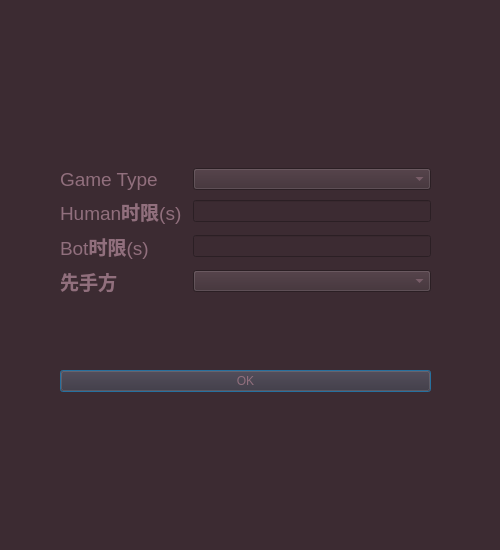
<?xml version="1.0" encoding="UTF-8"?>
<ui version="4.0">
 <class>SettingDialog</class>
 <widget class="QDialog" name="SettingDialog">
  <property name="geometry">
   <rect>
    <x>0</x>
    <y>0</y>
    <width>500</width>
    <height>550</height>
   </rect>
  </property>
  <property name="windowTitle">
   <string>Settings</string>
  </property>
  <property name="styleSheet">
   <string notr="true">QWidget{
background-color: rgb(60, 43, 50);
font: 24px 'Arial Rounded MT Bold';
color: #7988a8;}</string>
  </property>
  <widget class="QWidget" name="verticalLayoutWidget">
   <property name="geometry">
    <rect>
     <x>60</x>
     <y>100</y>
     <width>371</width>
     <height>361</height>
    </rect>
   </property>
   <layout class="QVBoxLayout" name="verticalLayout">
    <item>
     <layout class="QGridLayout" name="gridLayout">
      <item row="0" column="1">
       <widget class="QComboBox" name="GameModeSelect">
        <property name="styleSheet">
         <string notr="true">color: rgb(145, 111, 125);</string>
        </property>
       </widget>
      </item>
      <item row="1" column="1">
       <widget class="QLineEdit" name="HumanTimeEdit">
        <property name="styleSheet">
         <string notr="true">color: rgb(145, 111, 125);</string>
        </property>
       </widget>
      </item>
      <item row="2" column="0">
       <widget class="QLabel" name="label_3">
        <property name="text">
         <string>&lt;html&gt;&lt;head/&gt;&lt;body&gt;&lt;p&gt;&lt;span style=&quot; font-size:14pt; color:#916f7d;&quot;&gt;Bot&lt;/span&gt;&lt;span style=&quot; font-size:14pt; font-weight:700; color:#916f7d;&quot;&gt;时限&lt;/span&gt;&lt;span style=&quot; font-size:14pt; color:#916f7d;&quot;&gt;(s)&lt;/span&gt;&lt;/p&gt;&lt;/body&gt;&lt;/html&gt;</string>
        </property>
       </widget>
      </item>
      <item row="1" column="0">
       <widget class="QLabel" name="label">
        <property name="text">
         <string>&lt;html&gt;&lt;head/&gt;&lt;body&gt;&lt;p&gt;&lt;span style=&quot; font-size:14pt; color:#916f7d;&quot;&gt;Human&lt;/span&gt;&lt;span style=&quot; font-size:14pt; font-weight:700; color:#916f7d;&quot;&gt;时限&lt;/span&gt;&lt;span style=&quot; font-size:14pt; color:#916f7d;&quot;&gt;(s)   &lt;/span&gt;&lt;/p&gt;&lt;/body&gt;&lt;/html&gt;</string>
        </property>
       </widget>
      </item>
      <item row="2" column="1">
       <widget class="QLineEdit" name="BotTimeEdit">
        <property name="styleSheet">
         <string notr="true">color: rgb(145, 111, 125);</string>
        </property>
       </widget>
      </item>
      <item row="0" column="0">
       <widget class="QLabel" name="label_4">
        <property name="text">
         <string>&lt;html&gt;&lt;head/&gt;&lt;body&gt;&lt;p&gt;&lt;span style=&quot; font-size:14pt; color:#916f7d;&quot;&gt;Game Type&lt;/span&gt;&lt;/p&gt;&lt;/body&gt;&lt;/html&gt;</string>
        </property>
       </widget>
      </item>
      <item row="3" column="0">
       <widget class="QLabel" name="label_2">
        <property name="text">
         <string>&lt;html&gt;&lt;head/&gt;&lt;body&gt;&lt;p&gt;&lt;span style=&quot; font-size:14pt; font-weight:700; color:#916f7d;&quot;&gt;先手方&lt;/span&gt;&lt;/p&gt;&lt;/body&gt;&lt;/html&gt;</string>
        </property>
       </widget>
      </item>
      <item row="3" column="1">
       <widget class="QComboBox" name="FirstPlayerSelect">
        <property name="styleSheet">
         <string notr="true">color: rgb(145, 111, 252);
color: rgb(145, 111, 125);
selection-color: rgb(145, 111, 125);</string>
        </property>
       </widget>
      </item>
     </layout>
    </item>
    <item>
     <widget class="QPushButton" name="OKPushButton">
      <property name="styleSheet">
       <string notr="true">color: rgb(145, 111, 125);</string>
      </property>
      <property name="text">
       <string>OK</string>
      </property>
     </widget>
    </item>
   </layout>
  </widget>
 </widget>
 <resources/>
 <connections/>
</ui>
